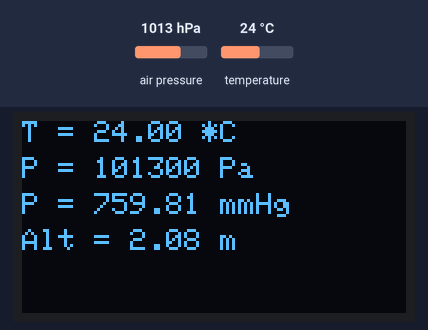
A sketch run on a simulated Arduino Uno, built with avr-gcc and run on an emulated ATmega328P. On the bench: 128×64 one-colour display. The test bench sets the inputs (shaded band); at power-on: air pressure 1013 hPa, temperature 24 °C. The display library's start-up logo is not drawn; what the sketch prints to the serial monitor is not drawn.

Above: at 2.2 s.
2.3 s: air pressure set to 952 hPa
At 3.3 s:
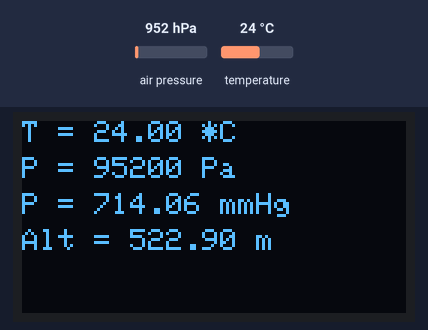
4.3 s: temperature set to 12 °C
At 5.7 s:
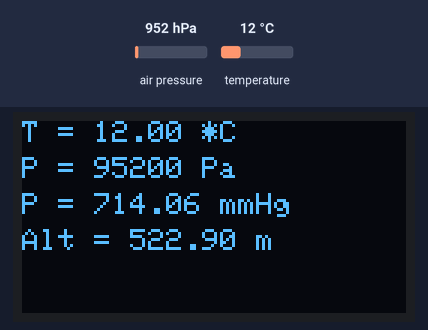
6.0 s: air pressure set to 975 hPa
At 6.9 s:
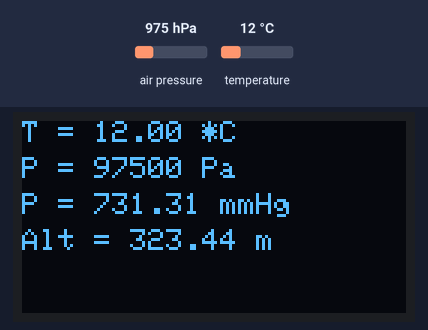
7.7 s: temperature set to 19 °C
Timing chart, 0 to 10.4 s (numbered marks = the images above; inputs shaded):
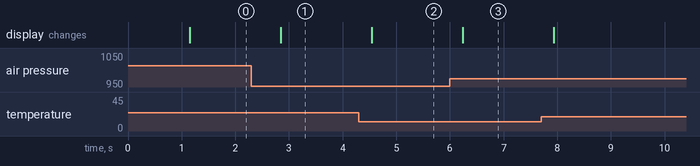

Measured:
- after the input at 2.3 s, the display: changes after 0.54 s (image 1)
- after the input at 4.3 s, the display: changes after 0.24 s (image 2)
- after the input at 6.0 s, the display: changes after 0.24 s (image 3)

The sketch:

bmp280_vs_SSD1306.ino
```cpp
#include <SPI.h>
#include <Wire.h>
#include <Adafruit_Sensor.h>
#include <Adafruit_BMP280.h>

#include <Adafruit_GFX.h>
#include <Adafruit_SSD1306.h>

Adafruit_BMP280 bmp; // I2C

#define OLED_MOSI   3
#define OLED_CLK   2
#define OLED_DC    5
#define OLED_CS    6
#define OLED_RESET 4

Adafruit_SSD1306 display(OLED_MOSI, OLED_CLK, OLED_DC, OLED_RESET, OLED_CS);

#define NUMFLAKES 10
#define XPOS 0
#define YPOS 1
#define DELTAY 2

#define LOGO16_GLCD_HEIGHT 16
#define LOGO16_GLCD_WIDTH  16

void setup() {
  Serial.begin(9600);
  Serial.println(F("BMP280 test"));

  if (!bmp.begin()) {
    Serial.println(F("Could not find a valid BMP280 sensor, check wiring!"));
    while (1);
  }

  display.begin(SSD1306_SWITCHCAPVCC);
  display.display();
  delay(1000);
  display.clearDisplay();
  display.display();
}

void loop() {
  String result;
  // text display tests
  display.setTextSize(1);
  display.setTextColor(WHITE);
  display.setCursor(0, 0);

  float temp = bmp.readTemperature();
  Serial.print(F("Temperature = "));
  Serial.print(temp);
  Serial.println(" *C");
  result = String("T = ") + temp + String(" *C");
  display.println(result);

  float press_pa = bmp.readPressure();
  Serial.print(F("Pressure = "));
  Serial.print(press_pa);
  Serial.println(" Pa");

  display.setCursor(0, 12);
  result = String("P = ") + (long)press_pa + String(" Pa");
  display.println(result);

  float press_mm = press_pa * 0.00750061683;
  Serial.print(F("Pressure = "));
  Serial.print(press_mm);
  Serial.println(" mmhg");

  display.setCursor(0, 24);
  result = String("P = ") + press_mm + String(" mmHg");
  display.println(result);

  float alt = bmp.readAltitude(1013.25);
  Serial.print(F("Approx altitude = "));
  Serial.print(alt);
  Serial.println(" m");

  display.setCursor(0, 36);
  result = String("Alt = ") + alt + String(" m");
  display.println(result);

  Serial.println();
  display.display();
  delay(500);
  display.clearDisplay();
}
```
